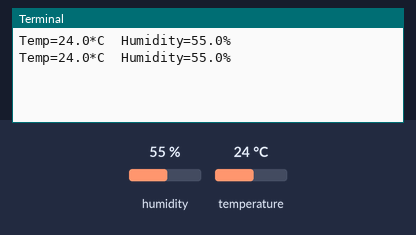
Recording of a program running on a simulated Raspberry Pi (BCM pin numbers). Parts: the last lines printed to the terminal. The test bench sets the inputs (shaded band); at power-on: humidity 55 %, temperature 24 °C.

Above: at 1.2 s.
1.3 s: humidity set to 22 %
At 1.9 s:
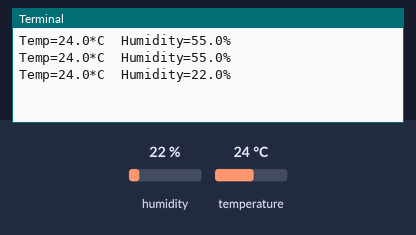
2.8 s: temperature set to 12 °C
At 3.5 s:
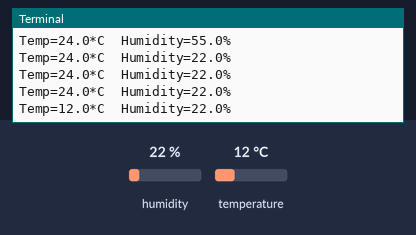
4.3 s: humidity set to 40 %
At 4.3 s:
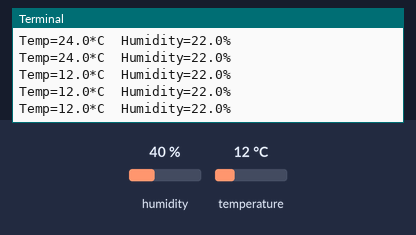
Timing chart, 0 to 7.3 s (numbered marks = the images above; inputs shaded):
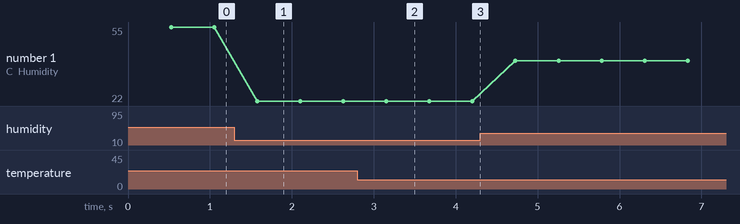

The program:

humidty.py
```python
import Adafruit_DHT

DHT_SENSOR = Adafruit_DHT.DHT11
DHT_PIN = 17

while True:
    humidity, temperature = Adafruit_DHT.read_retry(DHT_SENSOR, DHT_PIN)

    if humidity is not None and temperature is not None:
        print("Temp={0:0.1f}*C  Humidity={1:0.1f}%".format(temperature, humidity))
    else:
        print("Failed to retrieve data from humidity sensor")
```

Measured:
- after the input at 1.3 s, the terminal: prints a new line after 0.28 s (image 1)
- after the input at 2.8 s, the terminal: prints a new line after 0.35 s (image 2)
- plotted number 1: 55 → 22 after the input at 1.3 s, 22 → 40 after the input at 4.3 s
